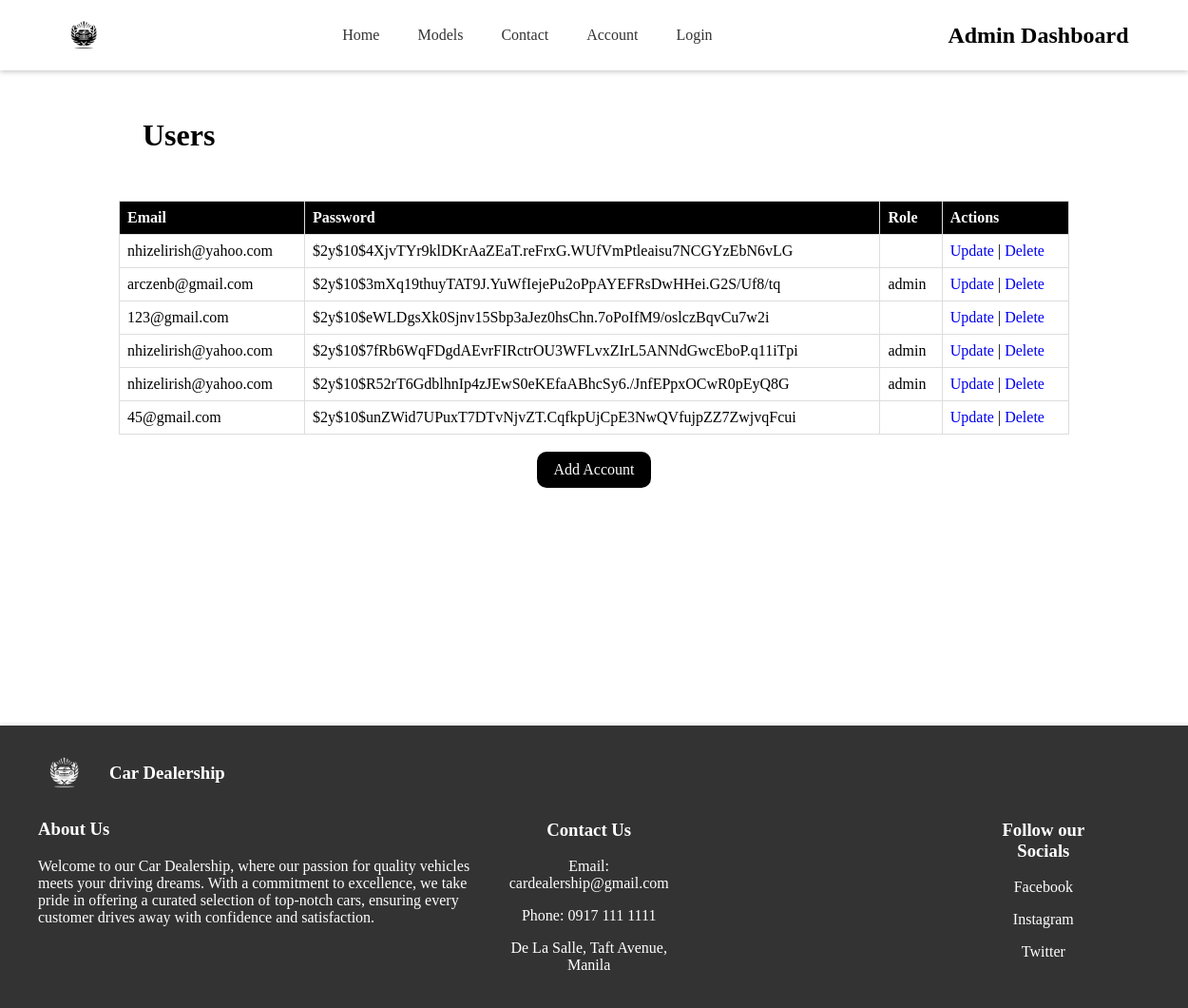
The app's page /View/accounts.php with its own data.
### tables this page shows
CREATE TABLE `tblaccount` (
  `id` int(3) NOT NULL,
  `email` varchar(50) NOT NULL,
  `password` varchar(255) NOT NULL,
  `role` varchar(255) DEFAULT NULL
);

### View/accounts.php (the view, shortened to what this page needs)
<?php
include '../Controller/connect.php';
?>
<!DOCTYPE html>
<html lang="en">
<head>
    <link rel="stylesheet" href="../Public/style/dash.css">
</head>
<body>
    <header>
        <nav class="navbar">
            <div class="logo">
                <img src="../Public/img/Logo.webp" alt="Car Dealership Logo">
            </div>
            <ul class="nav-links">
                <li><a href="index.php">Home</a></li>
                <li><a href="models.php">Models</a></li>
                <li><a href="contact.php">Contact</a></li>
                <li><a href="account.php">Account</a></li>
                <?php
                    if (isset($_SESSION['email'])) {
                        if ($_SESSION['role'] == 'admin') {
                            echo '<li><a href="dashboard.php">Dashboard</a></li>';
                        }
                        echo '<li><a href="logout.php">Logout</a></li>';
                    } else {
                        echo '<li><a href="signup.php">Login</a></li>';
                    }
                 ?>
            </ul>
            <h1> Admin Dashboard </h1>
        </nav>
    </header>
        <h1 class="dashboard"> Users </h1>
        <div class="table">
    <table>
        <tr>
            <th>Email</th>
            <th>Password</th>
            <th>Role</th>
            <th>Actions</th>
        </tr>
        <?php
        $sql = "SELECT * FROM tblaccount";
        $result = $conn->query($sql);
        if ($result->num_rows > 0) {
            while ($row = $result->fetch_assoc()) {
                echo "<tr>";
                echo "<td>" . $row["email"] . "</td>";
                echo "<td>" . $row["password"] . "</td>";
                echo "<td>" . $row["role"] . "</td>";
                echo "<td>";
                echo "<a href='update_acc.php?id=" . $row["id"] . "'>Update</a> | ";
                echo "<a href='delete_acc.php?id=" . $row["id"] . "'>Delete</a>";
                echo "</td>";
                echo "</tr>";
            }
        } else {
            echo "<tr><td colspan='4'>No accounts found.</td></tr>";
        }
        ?>
    </table>
    <br>
    <div class="add-butt">
    <a href="add_acc.php" class="add-button">Add Account</a>
    </div>
</div>
<div class="spacer v250">
                </div>
        <footer>
    <div class="footContent">
        <div class="left">
            <div class="row">
                <div class="theFootLogo">
                    <img src="../Public/img/logoWhite.png" alt="Car Dealership Logo">
                </div>
                <div class="footTitle">
                    <h3>Car Dealership</h3>
                </div>
            </div>
            <div class="about">
                <h3>About Us</h3>
                <p>Welcome to our Car Dealership, where our passion for quality vehicles meets your driving dreams. With a commitment to excellence, we take pride in offering a curated selection of top-notch cars, ensuring every customer drives away with confidence and satisfaction.</p>
            </div>
        </div>
        <div class="mid">
            <h3>Contact Us</h3>
            <p>Email: cardealership@gmail.com</p>
            <p>Phone: 0917 111 1111</p>
            <p>De La Salle, Taft Avenue, Manila</p>
        </div>
        <div class="right">
            <h3>Follow our Socials</h3>
                <p>Facebook</p>
                <p>Instagram</p>
                <p>Twitter</p>
        </div>
    </footer>
</body>

### Public/style/dash.css (style rules this page uses)
body, h1, ul, li, a { margin: 0; padding: 0; text-decoration: none; list-style: none; font-family: caros light; }
.navbar { display: flex; justify-content: space-between; align-items: center; padding: 10px 5%; background-color: #fff; box-shadow: 0 2px 5px rgba(0,0,0,0.2); }
.logo img { height: 50px; }
.nav-links { display: flex; }
.nav-links li { padding: 0 20px; }
.nav-links li a { font-size: 16px; color: #333; transition: color 0.3s ease; }
footer { background-color: #333; color: #fff; padding: 20px; text-align: center; width: 100%; box-shadow: 0 0 5px rgba(0,0,0,0.2); bottom: 0; }
.footContent { display: flex; flex-direction: row; justify-content: space-between; }
.theFootLogo img { height: 55px; margin-left: 20px; }
.row { display: flex; flex-direction: row; }
.left { display: flex; flex-direction: column; width: 500px; }
.footTitle { margin-left: 20px; }
.about { text-align: left; margin-left: 20px; }
.right { margin-top: 60px; margin-right: 100px; }
.mid { margin-top: 60px; margin-right: 300px; }
.dashboard { padding: 50px; margin-left: 100px; }
table { margin: auto; border-collapse: collapse; width: 80%; }
th, td { border: 1px solid #ddd; padding: 8px; text-align: left; }
th { background-color: black; color: white; }
.add-butt { background: black; width: 100px; margin-top: 10px; margin: auto; padding: 10px; text-align: center; border-radius: 10px; }
.add-button { color: white; }
.spacer.v250 { height: 250px; }
body { display: flex; flex-direction: column; min-height: 100vh; }

### records on screen
tblaccount: email "nhizelirish@yahoo.com", password "$2y$10$4XjvTYr9klDKrAaZEaT.reFrxG.WUfVmPtleaisu7NCGYzEbN6vLG"
tblaccount: email "arczenb@gmail.com", password "$2y$10$3mXq19thuyTAT9J.YuWfIejePu2oPpAYEFRsDwHHei.G2S/Uf8/tq", role "admin"
tblaccount: email "123@gmail.com", password "$2y$10$eWLDgsXk0Sjnv15Sbp3aJez0hsChn.7oPoIfM9/oslczBqvCu7w2i"
tblaccount: email "nhizelirish@yahoo.com", password "$2y$10$7fRb6WqFDgdAEvrFIRctrOU3WFLvxZIrL5ANNdGwcEboP.q11iTpi", role "admin"
tblaccount: email "nhizelirish@yahoo.com", password "$2y$10$R52rT6GdblhnIp4zJEwS0eKEfaABhcSy6./JnfEPpxOCwR0pEyQ8G", role "admin"
tblaccount: email "45@gmail.com", password "$2y$10$unZWid7UPuxT7DTvNjvZT.CqfkpUjCpE3NwQVfujpZZ7ZwjvqFcui"
